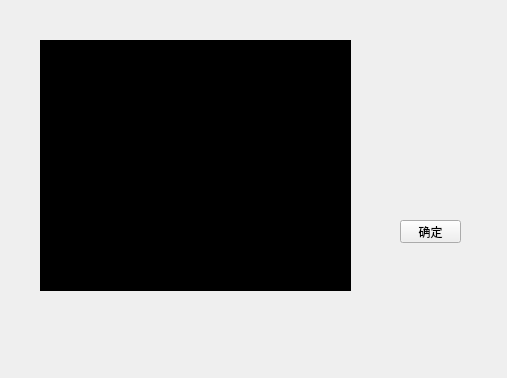
<?xml version="1.0" encoding="UTF-8"?>
<ui version="4.0">
 <class>drawRectWnd</class>
 <widget class="QWidget" name="drawRectWnd">
  <property name="windowModality">
   <enum>Qt::NonModal</enum>
  </property>
  <property name="geometry">
   <rect>
    <x>0</x>
    <y>0</y>
    <width>507</width>
    <height>378</height>
   </rect>
  </property>
  <property name="palette">
   <palette>
    <active/>
    <inactive/>
    <disabled/>
   </palette>
  </property>
  <property name="cursor">
   <cursorShape>ForbiddenCursor</cursorShape>
  </property>
  <property name="windowTitle">
   <string>drawRectWnd</string>
  </property>
  <property name="styleSheet">
   <string notr="true"/>
  </property>
  <widget class="QPushButton" name="okButton">
   <property name="geometry">
    <rect>
     <x>400</x>
     <y>220</y>
     <width>61</width>
     <height>23</height>
    </rect>
   </property>
   <property name="cursor">
    <cursorShape>PointingHandCursor</cursorShape>
   </property>
   <property name="styleSheet">
    <string notr="true"/>
   </property>
   <property name="text">
    <string>确定</string>
   </property>
   <property name="flat">
    <bool>false</bool>
   </property>
  </widget>
  <widget class="QShowLabel" name="drawArea">
   <property name="geometry">
    <rect>
     <x>40</x>
     <y>40</y>
     <width>311</width>
     <height>251</height>
    </rect>
   </property>
   <property name="cursor">
    <cursorShape>CrossCursor</cursorShape>
   </property>
   <property name="styleSheet">
    <string notr="true">background-color: rgb(0, 0, 0);</string>
   </property>
   <property name="text">
    <string>TextLabel</string>
   </property>
  </widget>
 </widget>
 <layoutdefault spacing="6" margin="11"/>
 <customwidgets>
  <customwidget>
   <class>QShowLabel</class>
   <extends>QLabel</extends>
   <header location="global">qshowlabel.h</header>
  </customwidget>
 </customwidgets>
 <resources/>
 <connections/>
</ui>
